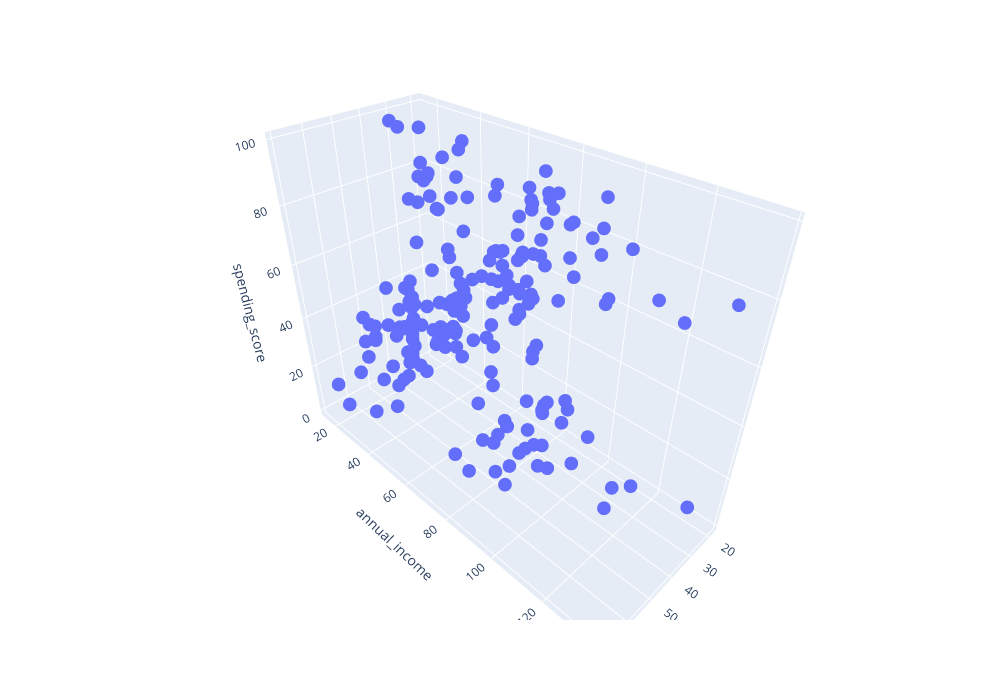

The code cell stored with this chart in its notebook:
### Markdown cell above
Чтобы мы могли визуально оценивать результаты кластеризации, будем проводить её по трём признакам, а именно: годовой заработок, коэффициент покупательской способности и возраст. Визуализируем распределение данных:

### Code cell
import plotly
import plotly.express as px

# передаём датафрейм и поля, которые нужно использовать для осей абсцисс, ординат и аппликат
fig = px.scatter_3d(
    data_frame=df, 
    x = 'age', 
    y = 'annual_income', 
    z = 'spending_score', 
    width=1000,
    height=700
)

#отображаем график
fig.show()

### Figure 1 — Plotly figure (JSON) as saved in the notebook; plotly's stock layout.template omitted (floating-point values rounded to 4 significant figures; data arrays with more than 128 entries replaced by an {"elided": "..."} marker saying what was removed)
{"data": [{"hovertemplate": "age=%{x}<br>annual_income=%{y}<br>spending_score=%{z}<extra></extra>", "legendgroup": "", "marker": {"color": "#636efa", "symbol": "circle"}, "mode": "markers", "name": "", "scene": "scene", "showlegend": false, "type": "scatter3d", "x": {"elided": "200 float values"}, "y": {"elided": "200 float values"}, "z": {"elided": "200 float values"}}], "layout": {"height": 700, "legend": {"tracegroupgap": 0}, "margin": {"t": 60}, "scene": {"domain": {"x": [0, 1], "y": [0, 1]}, "xaxis": {"title": {"text": "age"}}, "yaxis": {"title": {"text": "annual_income"}}, "zaxis": {"title": {"text": "spending_score"}}}, "width": 1000}}
